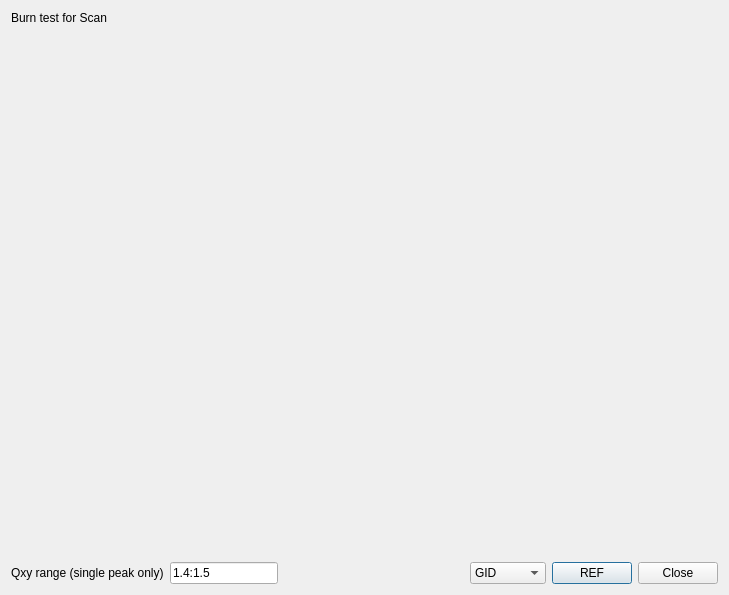
<?xml version="1.0" encoding="UTF-8"?>
<ui version="4.0">
 <class>Dialog</class>
 <widget class="QDialog" name="Dialog">
  <property name="geometry">
   <rect>
    <x>0</x>
    <y>0</y>
    <width>729</width>
    <height>595</height>
   </rect>
  </property>
  <property name="windowTitle">
   <string>Burn test</string>
  </property>
  <layout class="QGridLayout" name="gridLayout">
   <item row="0" column="0">
    <widget class="QLabel" name="Label">
     <property name="sizePolicy">
      <sizepolicy hsizetype="Expanding" vsizetype="Preferred">
       <horstretch>0</horstretch>
       <verstretch>0</verstretch>
      </sizepolicy>
     </property>
     <property name="maximumSize">
      <size>
       <width>361</width>
       <height>16777215</height>
      </size>
     </property>
     <property name="font">
      <font>
       <pointsize>9</pointsize>
      </font>
     </property>
     <property name="text">
      <string>Burn test for Scan </string>
     </property>
    </widget>
   </item>
   <item row="1" column="0">
    <widget class="MplWidget" name="plotWidget" native="true">
     <property name="sizePolicy">
      <sizepolicy hsizetype="Preferred" vsizetype="Expanding">
       <horstretch>0</horstretch>
       <verstretch>0</verstretch>
      </sizepolicy>
     </property>
    </widget>
   </item>
   <item row="2" column="0">
    <layout class="QHBoxLayout" name="horizontalLayout">
     <item>
      <widget class="QLabel" name="qzranLabel">
       <property name="text">
        <string>Qxy range (single peak only)</string>
       </property>
      </widget>
     </item>
     <item>
      <widget class="QLineEdit" name="rangeLineEdit">
       <property name="sizePolicy">
        <sizepolicy hsizetype="Fixed" vsizetype="Fixed">
         <horstretch>0</horstretch>
         <verstretch>0</verstretch>
        </sizepolicy>
       </property>
       <property name="text">
        <string>1.4:1.5</string>
       </property>
      </widget>
     </item>
     <item>
      <spacer name="horizontalSpacer">
       <property name="orientation">
        <enum>Qt::Horizontal</enum>
       </property>
       <property name="sizeHint" stdset="0">
        <size>
         <width>40</width>
         <height>20</height>
        </size>
       </property>
      </spacer>
     </item>
     <item>
      <widget class="QComboBox" name="gidComboBox">
       <item>
        <property name="text">
         <string>GID</string>
        </property>
       </item>
       <item>
        <property name="text">
         <string>Intensity</string>
        </property>
       </item>
       <item>
        <property name="text">
         <string>Location</string>
        </property>
       </item>
       <item>
        <property name="text">
         <string>Width</string>
        </property>
       </item>
      </widget>
     </item>
     <item>
      <widget class="QPushButton" name="refPushButton">
       <property name="text">
        <string>REF</string>
       </property>
      </widget>
     </item>
     <item>
      <widget class="QPushButton" name="closePushButton">
       <property name="text">
        <string>Close</string>
       </property>
      </widget>
     </item>
    </layout>
   </item>
  </layout>
 </widget>
 <customwidgets>
  <customwidget>
   <class>MplWidget</class>
   <extends>QWidget</extends>
   <header location="global">mplwidget</header>
   <container>1</container>
  </customwidget>
 </customwidgets>
 <resources/>
 <connections/>
</ui>
